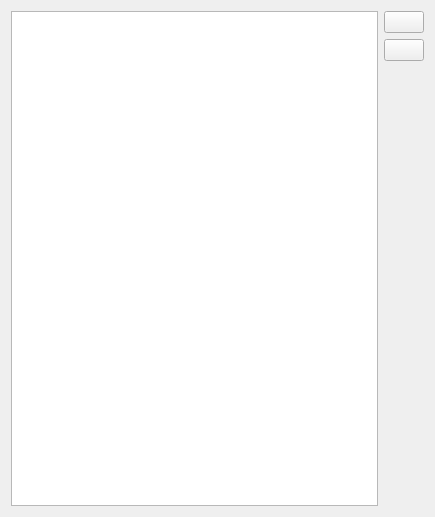
<?xml version="1.0" encoding="UTF-8"?>
<ui version="4.0">
 <class>UrlWidget</class>
 <widget class="QWidget" name="UrlWidget">
  <property name="geometry">
   <rect>
    <x>0</x>
    <y>0</y>
    <width>435</width>
    <height>517</height>
   </rect>
  </property>
  <property name="sizePolicy">
   <sizepolicy hsizetype="Expanding" vsizetype="Expanding">
    <horstretch>0</horstretch>
    <verstretch>0</verstretch>
   </sizepolicy>
  </property>
  <layout class="QGridLayout" name="gridLayout">
   <item row="0" column="0" rowspan="3">
    <widget class="QTreeView" name="used_mirrors">
     <property name="selectionMode">
      <enum>QAbstractItemView::ExtendedSelection</enum>
     </property>
     <property name="rootIsDecorated">
      <bool>false</bool>
     </property>
     <property name="uniformRowHeights">
      <bool>true</bool>
     </property>
    </widget>
   </item>
   <item row="0" column="1">
    <widget class="KPushButton" name="add_mirror"/>
   </item>
   <item row="1" column="1">
    <widget class="KPushButton" name="remove_mirror"/>
   </item>
   <item row="2" column="1">
    <spacer name="verticalSpacer">
     <property name="orientation">
      <enum>Qt::Vertical</enum>
     </property>
     <property name="sizeHint" stdset="0">
      <size>
       <width>20</width>
       <height>442</height>
      </size>
     </property>
    </spacer>
   </item>
  </layout>
 </widget>
 <customwidgets>
  <customwidget>
   <class>KPushButton</class>
   <extends>QPushButton</extends>
   <header>kpushbutton.h</header>
  </customwidget>
 </customwidgets>
 <resources/>
 <connections/>
</ui>
